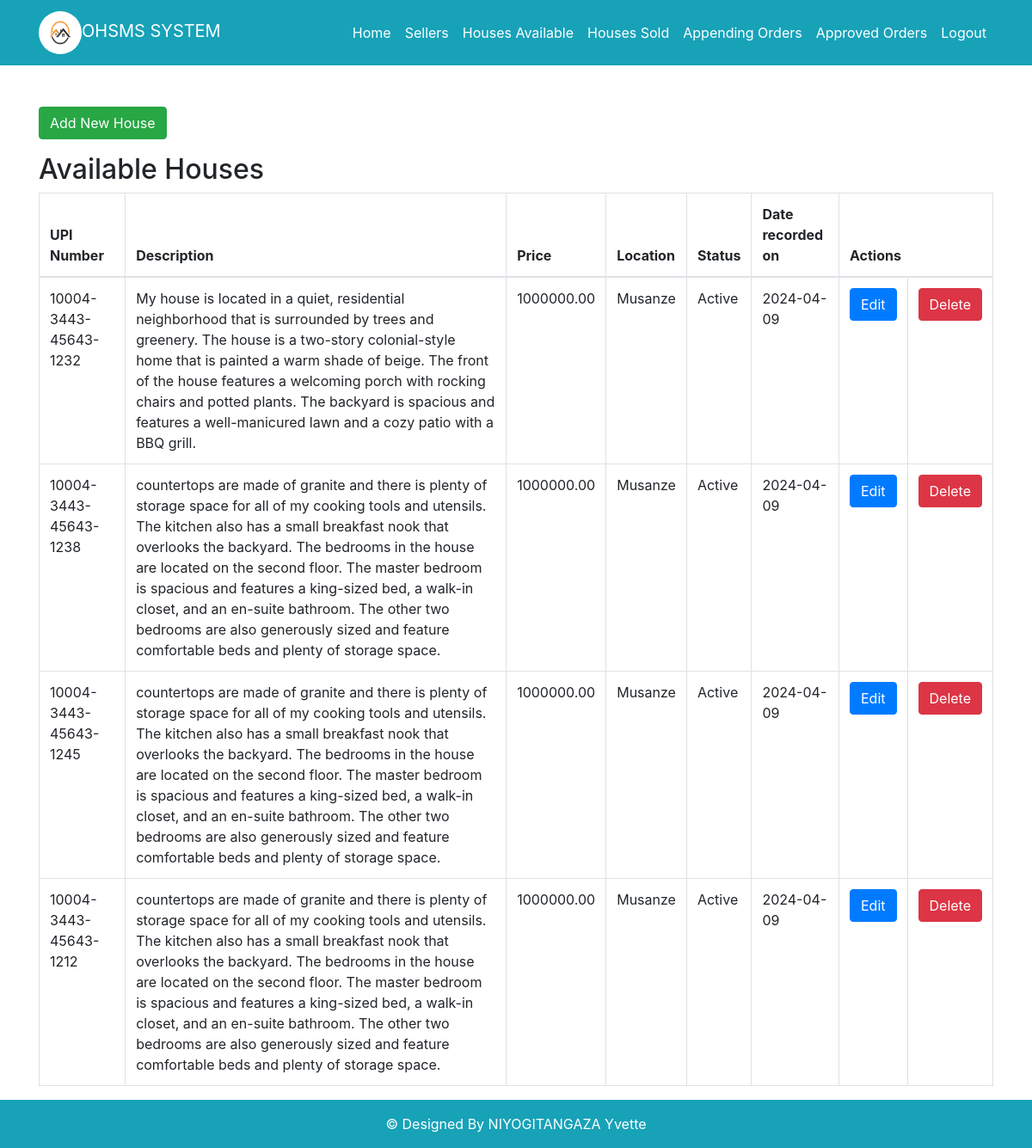
Page /Administrator/list-houses.php (signed in) on the committed database.
### tables this page shows
CREATE TABLE `house` (
  `id` int(11) NOT NULL,
  `upiNumber` varchar(100) NOT NULL,
  `description` text DEFAULT NULL,
  `price` decimal(10,2) NOT NULL,
  `location` varchar(100) NOT NULL,
  `sellerId` int(11) DEFAULT NULL,
  `pic` text DEFAULT NULL,
  `date_done` date NOT NULL DEFAULT current_timestamp(),
  `status` varchar(20) DEFAULT 'Available'
);

CREATE TABLE `user` (
  `id` int(11) NOT NULL,
  `name` varchar(100) NOT NULL,
  `email` varchar(100) NOT NULL,
  `mobileNumber` varchar(20) NOT NULL,
  `securityQuestion` varchar(255) NOT NULL,
  `answer` varchar(255) NOT NULL,
  `password` varchar(100) NOT NULL,
  `address` varchar(255) NOT NULL,
  `city` varchar(50) NOT NULL,
  `state` varchar(50) NOT NULL,
  `country` varchar(50) NOT NULL,
  `role` varchar(30) NOT NULL DEFAULT 'buyer',
  `date_done` date NOT NULL DEFAULT current_timestamp(),
  `status` varchar(20) DEFAULT 'Active'
);

### Administrator/ohsms.php (called while the page is built, shortened)
<?php
class OHSMS {
    public static function getAvailableHouses() {
        $conn = getDBConnection();
        $stmt = $conn->prepare("SELECT *,house.id as house_id FROM house,user WHERE house.sellerId=user.id and house.status = 'Available' group by house.id");
        $stmt->execute();
        $houses = array();
        while ($row = $stmt->fetch(PDO::FETCH_ASSOC)) {
            $houses[] = $row;
        }
        return $houses;
    }
}
?>

### Administrator/list-houses.php (shortened to what this page needs)
<?php
include 'header.php';
?>
<div class="container mt-5">
    <div class="row">
        <div class="col-md-12 mb-3">
            <button type="button" class="btn btn-success" data-toggle="modal" data-target="#addHouseModal">
                Add New House
            </button>
        </div>
        <div class="col-md-12">
            <h2>Available Houses</h2>
            <table class="table table-bordered">
                <thead>
                    <tr>
                        <th>UPI Number</th>
                        <th>Description</th>
                        <th>Price</th>
                        <th>Location</th>
                        <th>Status</th>
                        <th>Date recorded on</th>
                        <th colspan="2">Actions</th>
                    </tr>
                </thead>
                <tbody>
                    <?php
                    $available_houses = OHSMS::getAvailableHouses();
                    if(empty($available_houses)) {
                        echo "<tr><td colspan='5'><center><b>No houses available</td></tr>";
                    } else {
                        foreach ($available_houses as $house) {
                            ?>
                            <tr>
                                <td><?php echo $house['upiNumber']; ?></td>
                                <td><?php echo $house['description']; ?></td>
                                <td><?php echo $house['price']; ?></td>
                                <td><?php echo $house['location']; ?></td>
                                <td><?php echo $house['status']; ?></td>
                                <td><?php echo $house['date_done']; ?></td>
                                <td>
                                    <button type="button" class="btn btn-primary" data-toggle="modal" data-target="#editModal<?php echo $house['id']; ?>">
                                        Edit
                                    </button></td><td>
                                    <button type="button" class="btn btn-danger" data-toggle="modal" data-target="#deleteModal<?php echo $house['id']; ?>">
                                        Delete
                                    </button>
                                </td>
                            </tr>
                        <?php
                        }
                    }
                    ?>
                </tbody>
            </table>
        </div>
    </div>
</div>
<?php include 'footer.php';?>

### rows in the picture
house: upiNumber "10004-3443-45643-1232", description "My house is located in a quiet, residential neighborhood that is surrounded by trees and greenery. The house is a two-story colonial-style home that is painted a warm shade of beige. The front of the house features a welcoming porch with rocking chairs and potted plants. The backyard is spacious and features a well-manicured lawn and a cozy patio with a BBQ grill.", price "1000000.00", location "Musanze", user.status "Active", user.date_done "2024-04-09"
house: upiNumber "10004-3443-45643-1238", description "countertops are made of granite and there is plenty of storage space for all of my cooking tools and utensils. The kitchen also has a small breakfast nook that overlooks the backyard. The bedrooms in the house are located on the second floor. The master bedroom is spacious and features a king-sized bed, a walk-in closet, and an en-suite bathroom. The other two bedrooms are also generously sized and feature comfortable beds and plenty of storage space.", price "1000000.00", location "Musanze", user.status "Active", user.date_done "2024-04-09"
house: upiNumber "10004-3443-45643-1245", description "countertops are made of granite and there is plenty of storage space for all of my cooking tools and utensils. The kitchen also has a small breakfast nook that overlooks the backyard. The bedrooms in the house are located on the second floor. The master bedroom is spacious and features a king-sized bed, a walk-in closet, and an en-suite bathroom. The other two bedrooms are also generously sized and feature comfortable beds and plenty of storage space.", price "1000000.00", location "Musanze", user.status "Active", user.date_done "2024-04-09"
house: upiNumber "10004-3443-45643-1212", description "countertops are made of granite and there is plenty of storage space for all of my cooking tools and utensils. The kitchen also has a small breakfast nook that overlooks the backyard. The bedrooms in the house are located on the second floor. The master bedroom is spacious and features a king-sized bed, a walk-in closet, and an en-suite bathroom. The other two bedrooms are also generously sized and feature comfortable beds and plenty of storage space.", price "1000000.00", location "Musanze", user.status "Active", user.date_done "2024-04-09"
